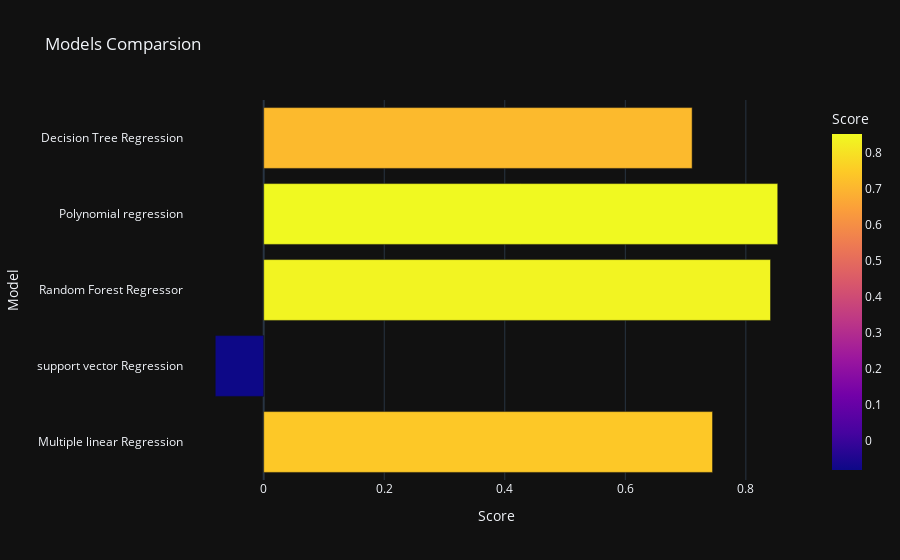

The notebook cell this image was saved under:
### Code cell
import plotly.express as px
px.bar(data_frame = models,x='Score',y='Model',color='Score',template = 'plotly_dark',title = 'Models Comparsion')

### Figure 1 — Plotly figure (JSON) as saved in the notebook; plotly's stock layout.template omitted (floating-point values rounded to 4 significant figures)
{"data": [{"alignmentgroup": "True", "hovertemplate": "Score=%{marker.color}<br>Model=%{y}<extra></extra>", "legendgroup": "", "marker": {"color": [0.7447, -0.08038, 0.8409, 0.8529, 0.7109], "coloraxis": "coloraxis", "pattern": {"shape": ""}}, "name": "", "offsetgroup": "", "orientation": "h", "showlegend": false, "textposition": "auto", "type": "bar", "x": [0.7447, -0.08038, 0.8409, 0.8529, 0.7109], "xaxis": "x", "y": ["Multiple linear Regression", "support vector Regression", "Random Forest Regressor", "Polynomial regression", "Decision Tree Regression"], "yaxis": "y"}], "layout": {"autosize": true, "barmode": "relative", "coloraxis": {"colorbar": {"title": {"text": "Score"}}, "colorscale": [[0, "#0d0887"], [0.1111, "#46039f"], [0.2222, "#7201a8"], [0.3333, "#9c179e"], [0.4444, "#bd3786"], [0.5556, "#d8576b"], [0.6667, "#ed7953"], [0.7778, "#fb9f3a"], [0.8889, "#fdca26"], [1, "#f0f921"]]}, "legend": {"tracegroupgap": 0}, "title": {"text": "Models Comparsion"}, "xaxis": {"anchor": "y", "autorange": true, "domain": [0, 1], "range": [-0.1322, 0.9048], "title": {"text": "Score"}, "type": "linear"}, "yaxis": {"anchor": "x", "autorange": true, "domain": [0, 1], "range": [-0.5, 4.5], "title": {"text": "Model"}, "type": "category"}}}
